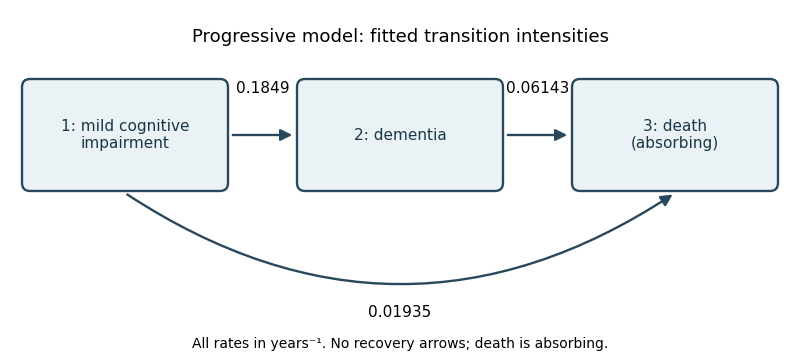

Python code for this plot:
"""Render the fitted progressive model. Python 3.14, matplotlib 3.10.7.

Writes only paper-30-state-transitions.png to the caller's current directory.
Matplotlib respects the caller's MPLCONFIGDIR; this script does not replace it.
"""
import matplotlib
matplotlib.use('Agg')
import matplotlib.pyplot as plt
from matplotlib.patches import FancyArrowPatch, FancyBboxPatch

fig, ax = plt.subplots(figsize=(8, 3.6), dpi=100, facecolor='white')
ax.set_facecolor('white')
ax.set_xlim(0, 8)
ax.set_ylim(0, 3.6)
ax.axis('off')
centres = [(1.25, 2.25), (4, 2.25), (6.75, 2.25)]
labels = ['1: mild cognitive\nimpairment', '2: dementia', '3: death\n(absorbing)']
for (x, y), label in zip(centres, labels):
    ax.add_patch(FancyBboxPatch((x-.95,y-.48),1.9,.96,boxstyle='round,pad=0.08',edgecolor='#29485b',facecolor='#eaf2f6',linewidth=1.7))
    ax.text(x,y,label,ha='center',va='center',fontsize=11,color='#193747')
for left, right, text in [(2.3,2.95,'0.1849'),(5.05,5.7,'0.06143')]:
    ax.add_patch(FancyArrowPatch((left,2.25),(right,2.25),arrowstyle='-|>',mutation_scale=17,linewidth=1.7,color='#29485b'))
    ax.text((left+right)/2,2.67,text,ha='center',fontsize=11)
ax.add_patch(FancyArrowPatch((1.25,1.67),(6.75,1.67),connectionstyle='arc3,rad=0.33',arrowstyle='-|>',mutation_scale=17,linewidth=1.7,color='#29485b'))
ax.text(4,.43,'0.01935',ha='center',fontsize=11)
ax.text(4,3.18,'Progressive model: fitted transition intensities',ha='center',fontsize=13)
ax.text(4,.12,'All rates in years⁻¹. No recovery arrows; death is absorbing.',ha='center',fontsize=10)
fig.subplots_adjust(left=0,right=1,bottom=0,top=1)
fig.savefig('paper-30-state-transitions.png',dpi=100,facecolor='white',transparent=False)
plt.close(fig)
